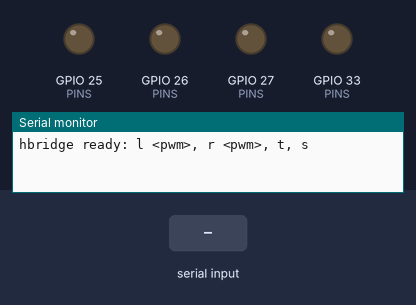
Recording of a sketch running on a simulated ESP32. On the bench: output pins drawn as LEDs (lit = HIGH), the last lines printed to the serial monitor. The inputs (shaded band) are chosen by the test bench.

Above: at 1.2 s.
1.3 s: "t90\n" received over Serial
At 1.77 s:
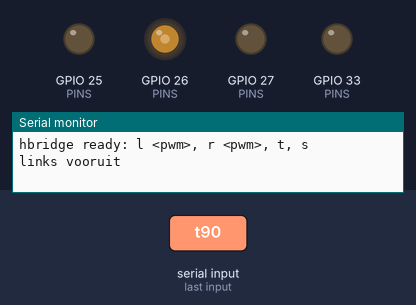
7.3 s: "l90\n" received over Serial
At 10.1 s:
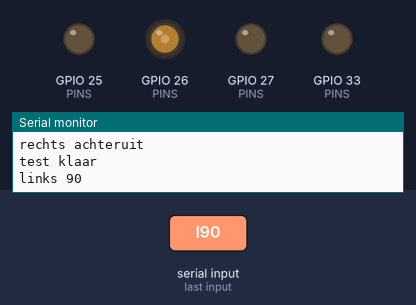
10.3 s: "r90\n" received over Serial
At 11.5 s:
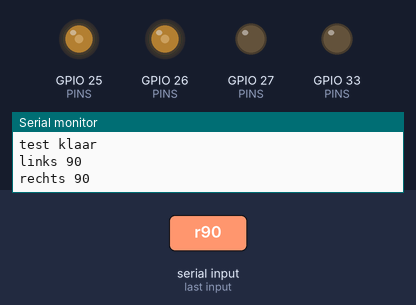
11.8 s: "l,45\n" received over Serial
At 12.7 s:
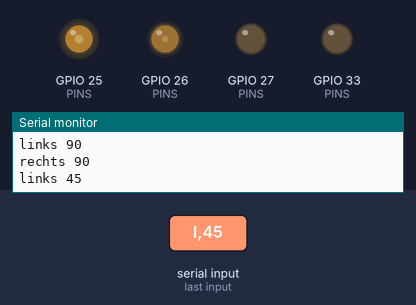
13.3 s: "r,45\n" received over Serial
At 13.8 s:
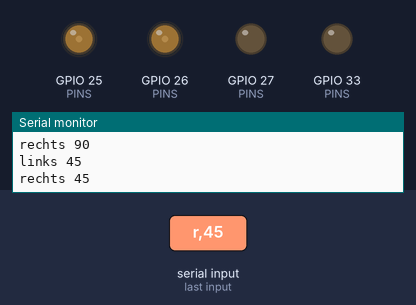
14.8 s: "t,45\n" received over Serial
At 17.35 s:
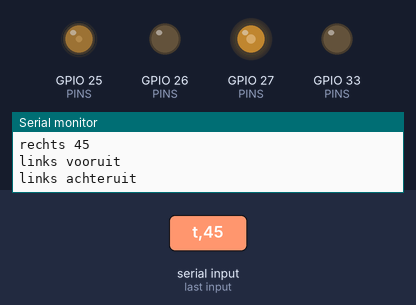
Timing chart, 0 to 18.8 s (numbered marks = the images above; inputs shaded):
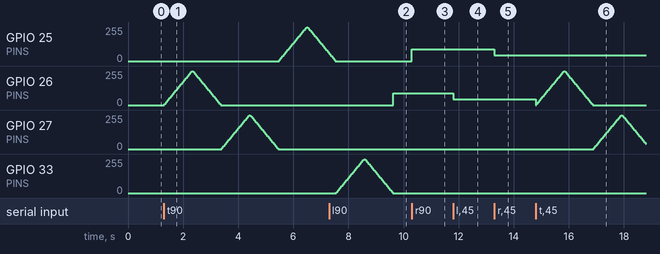

The sketch:

hbridge.ino
```cpp
/*
 * Proof of concept: H-brug DRV8833 + 2x N20 (ESP32)
 * Toont aan dat beide motoren ONAFHANKELIJK, traploos en in beide richtingen
 * geregeld kunnen worden. Zelfde pinnen en pwm-instellingen als de finale code.
 *
 * Seriële monitor 115200 baud, "Newline":
 *   l <-255..255>  linker motor     r <-255..255>  rechter motor
 *   t              automatische test                s  stop
 */
#define AIN1 26   // motor A = links
#define AIN2 27
#define BIN1 25   // motor B = rechts
#define BIN2 33
#define PWM_FREQ 20000  // 20 kHz: buiten het hoorbare bereik
#define PWM_BITS 8      // 0..255

const uint8_t PINS[4] = {AIN1, AIN2, BIN1, BIN2};

void pwm(uint8_t idx, uint32_t duty)
{
#if ESP_ARDUINO_VERSION_MAJOR >= 3
  ledcWrite(PINS[idx], duty);
#else
  ledcWrite(idx, duty);
#endif
}

// fast decay: pwm op de ene ingang, andere ingang laag
void setMotor(uint8_t m, int power)
{
  power = constrain(power, -255, 255);
  uint8_t a = m * 2, b = m * 2 + 1;
  if (power >= 0) { pwm(b, 0); pwm(a, power); }
  else            { pwm(a, 0); pwm(b, -power); }
}

void ramp(uint8_t m, const char *name)
{
  Serial.printf("%s vooruit\n", name);
  for (int p = 0; p <= 255; p += 5) { setMotor(m, p); delay(20); }
  for (int p = 255; p >= 0; p -= 5) { setMotor(m, p); delay(20); }
  Serial.printf("%s achteruit\n", name);
  for (int p = 0; p >= -255; p -= 5) { setMotor(m, p); delay(20); }
  for (int p = -255; p <= 0; p += 5) { setMotor(m, p); delay(20); }
}

void setup()
{
  Serial.begin(115200);
  for (uint8_t i = 0; i < 4; i++)
  {
#if ESP_ARDUINO_VERSION_MAJOR >= 3
    ledcAttach(PINS[i], PWM_FREQ, PWM_BITS);
#else
    ledcSetup(i, PWM_FREQ, PWM_BITS);
    ledcAttachPin(PINS[i], i);
#endif
  }
  setMotor(0, 0);
  setMotor(1, 0);
  Serial.println("hbridge ready: l <pwm>, r <pwm>, t, s");
}

void loop()
{
  if (!Serial.available()) return;
  char c = Serial.read();
  if (c == 'l')      { int p = Serial.parseInt(); setMotor(0, p); Serial.printf("links %d\n", p); }
  else if (c == 'r') { int p = Serial.parseInt(); setMotor(1, p); Serial.printf("rechts %d\n", p); }
  else if (c == 't') { ramp(0, "links"); ramp(1, "rechts"); Serial.println("test klaar"); }
  else if (c == 's') { setMotor(0, 0); setMotor(1, 0); Serial.println("stop"); }
}
```

Measured:
- after the input at 1.3 s, GPIO 25 (PINS): rises from 0/255 to 255/255 in 1.0 s, then falls to 60/255 in 0.80 s; GPIO 26 (PINS), GPIO 27 (PINS): rises from 0/255 to 255/255 in 1.0 s, then falls to 0/255 in 1.0 s
- after the input at 7.3 s, GPIO 26 (PINS): 0/255 → 90/255 after 2.3 s
- after the input at 10.3 s, GPIO 25 (PINS): 0/255 → 90/255 at once
- after the input at 11.8 s, GPIO 26 (PINS): 90/255 → 45/255 at once
- after the input at 13.3 s, GPIO 25 (PINS): 90/255 → 45/255 at once
- after the input at 14.8 s, GPIO 27 (PINS): rises from 0/255 to 255/255 in 1.0 s, then falls to 40/255 in 0.88 s
- by itself, GPIO 33 (PINS): rises from 0/255 to 255/255 in 1.0 s, then falls to 0/255 in 1.0 s
